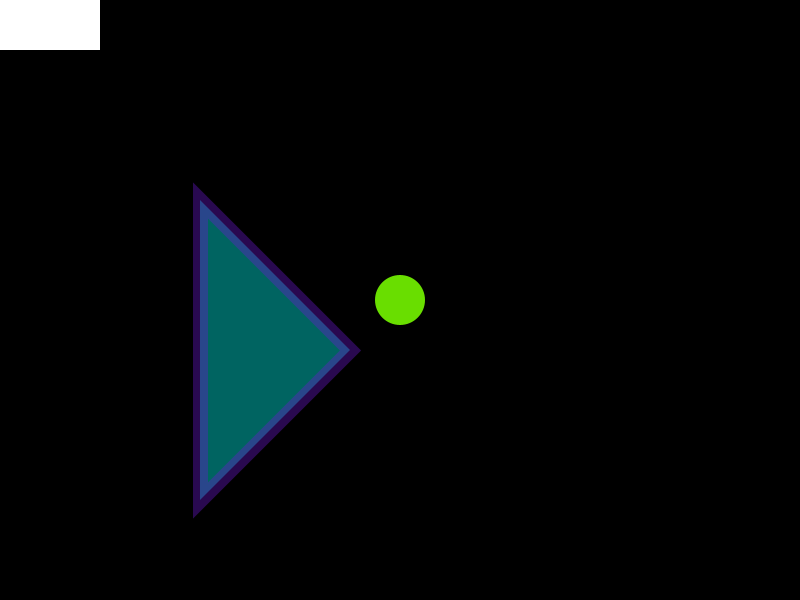
Frame 1 (no input)
Frame 60 (the mouse pressed at the canvas centre just before this capture): identical to frame 1, image omitted
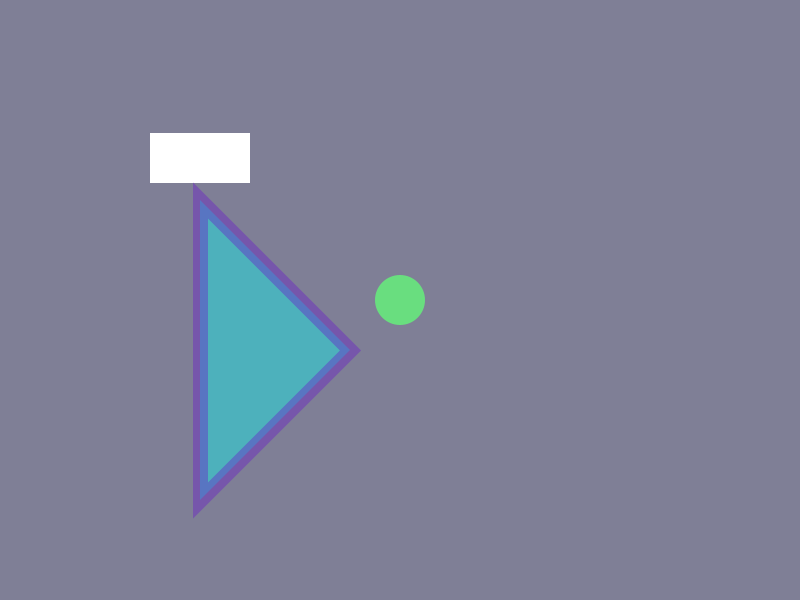
Frame 120 (the mouse held since frame 60 and released just before this capture)

The Processing sketch that drew these frames (run headless with seeded random() and noise(); from frame 60 on, the mouse is pressed at the canvas centre):

// Processing sketch: sketch_191008a
// ── sketch_191008a.pde
color faveColor = color(0,255,247,100);

float mouseXScaled = -1;
float mouseYScaled = -1;

void setup() {
  size(800,600);
}

void draw() {
  mouseXScaled = map(mouseX, 0, width, 0, 255);
  mouseYScaled = map(mouseY, 0, height, 0, 255);
  
  if(mousePressed) {
    // do something special
    background(mouseXScaled, mouseYScaled, 150);
  } else {
    background(mouseXScaled);
  }
  
  noStroke();
  
  //stroke(0);
  fill(255);
  rect(mouseY/2, mouseX/3, 100, 50);
  
  //stroke(105,24,204,100);
  fill(105,222,mouseXScaled);
  ellipse( width/2, height/2, 50, 50);
  
  stroke(105,24,204,100);
  strokeWeight(15);
  fill(faveColor);
  triangle(200, 200, 350, 350, 200, 500);
  
  //for(int i = 0; i < 255; i++) {
  //  // do something with i
  //  ellipse(width/2, height/2, i, i);
  //}
 
}
